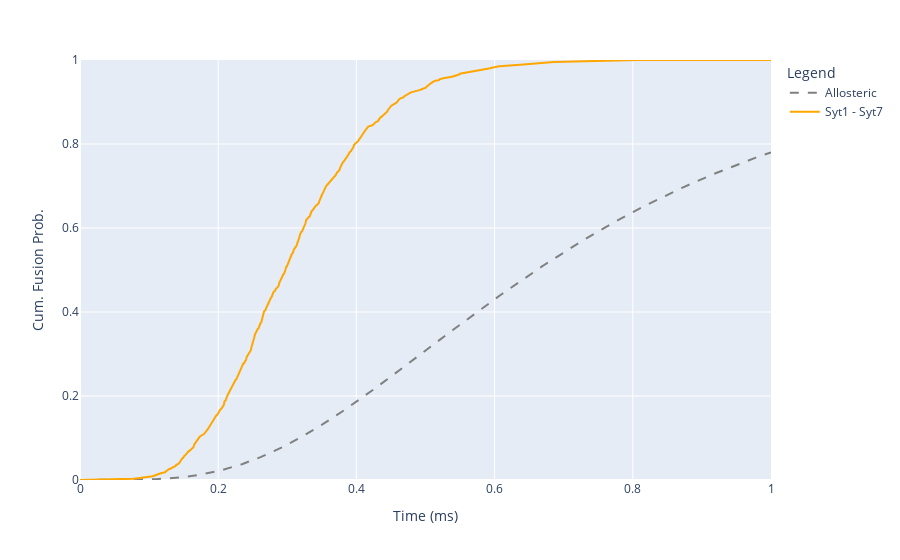

Here is the notebook cell this chart was saved with:
### Code cell
# Visualise cumulative probability of fusion
allo_col = 'rgb(128,128,128)'
clamp_col = 'rgb(255,167,0)'

fig = px.line()

fig.add_scatter(x=allosteric_sim['timestamp'], y=allosteric_sim['probability']['Fused'],
mode='lines', line={'color':allo_col, 'dash':'dash'}, name='Allosteric')

fig.add_scatter(x=clamp_sim['timestamp'], y=clamp_sim['probability']['Fused'],
mode='lines', line={'color':clamp_col, 'dash':'solid'}, name=clamp_model.name)

fig.update_layout(
    legend = {'title': 'Legend'},
    xaxis = {'title': 'Time (ms)', 'range': [0, 1]},
    yaxis = {'title': 'Cum. Fusion Prob.', 'range': [0, 1]},
    hovermode='x'
)

fig.show()

### Figure 1 — Plotly figure (JSON) as saved in the notebook; plotly's stock layout.template omitted (floating-point values rounded to 4 significant figures; data arrays with more than 128 entries replaced by an {"elided": "..."} marker saying what was removed)
{"data": [{"hovertemplate": "<extra></extra>", "legendgroup": "", "line": {"color": "#636efa", "dash": "solid"}, "marker": {"symbol": "circle"}, "mode": "lines", "name": "", "orientation": "v", "showlegend": false, "type": "scatter", "xaxis": "x", "yaxis": "y"}, {"line": {"color": "rgb(128,128,128)", "dash": "dash"}, "mode": "lines", "name": "Allosteric", "type": "scatter", "x": {"elided": "1000 float values"}, "y": {"elided": "1000 float values"}}, {"line": {"color": "rgb(255,167,0)", "dash": "solid"}, "mode": "lines", "name": "Syt1 - Syt7", "type": "scatter", "x": {"elided": "1000 float values"}, "y": {"elided": "1000 float values"}}], "layout": {"hovermode": "x", "legend": {"title": {"text": "Legend"}, "tracegroupgap": 0}, "margin": {"t": 60}, "xaxis": {"anchor": "y", "domain": [0, 1], "range": [0, 1], "title": {"text": "Time (ms)"}}, "yaxis": {"anchor": "x", "domain": [0, 1], "range": [0, 1], "title": {"text": "Cum. Fusion Prob."}}}}
